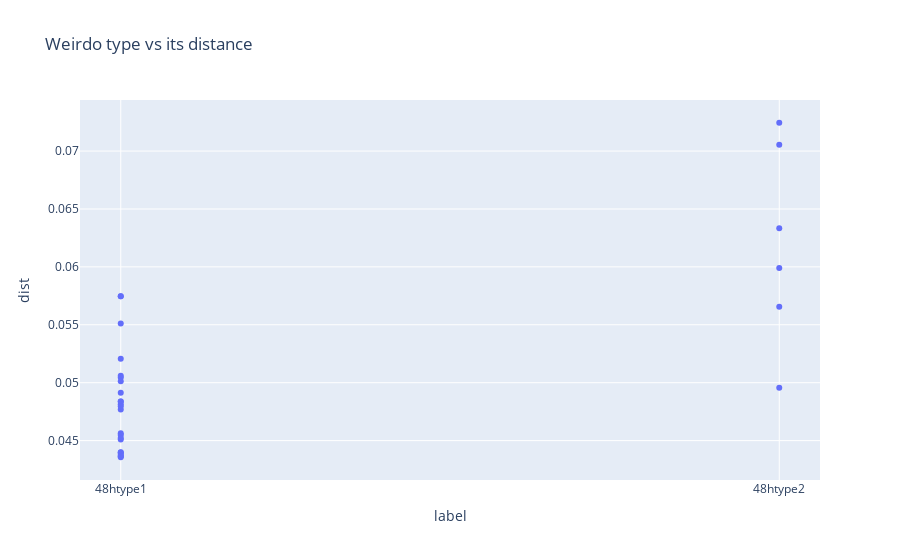

The code cell stored with this chart in its notebook:
### Markdown cell above
## all weirdos

### Code cell
dataframe = file_loc_important_cols.sort_values("toten [eV]", ascending=True).reset_index()
el = "Li"

col_atom_mapping_el_w_dist_label = f'top1_sorted_idxweirdo_dist_label_{el}'
col_top1_sorted_idxweirdo_coor_el = f"top1_sorted_idxweirdo_coor_{el}"

dist_weirdos_el_appendend = []
label_weirdos_el_appended = []
idx_appended = []
coor_weirdos_el_appended = []

for idx in range(dataframe["geometry"].size):
    atom_mapping_el_w_dist_label = dataframe.at[idx, col_atom_mapping_el_w_dist_label]
    coor_weirdos_el = dataframe.at[idx, col_top1_sorted_idxweirdo_coor_el].values()

    for i in atom_mapping_el_w_dist_label.values():
        dist = i[0]['dist']
        label = i[0]['label']

        dist_weirdos_el_appendend.append(dist)
        label_weirdos_el_appended.append(label)
        idx_appended.append(idx)
    
    for single_coor in coor_weirdos_el:
        coor_weirdos_el_appended.append(single_coor[0])

df = pd.DataFrame({'dist': dist_weirdos_el_appendend, 'label': label_weirdos_el_appended, 'idx_nr': idx_appended, 'coor': coor_weirdos_el_appended})

fig = px.scatter(df, 
                x = 'label', 
                y = 'dist',
                title = 'Weirdo type vs its distance',
                hover_data = ['dist', 'label', 'idx_nr', 'coor']
                )

fig.show(config={'scrollZoom': True})

### Figure 1 — Plotly figure (JSON) as saved in the notebook; plotly's stock layout.template omitted (floating-point values rounded to 4 significant figures)
{"data": [{"customdata": [[1, [0.1509, 0.2167, 0.9691]], [1, [0.6509, 0.7167, 0.9691]], [3, [0.02323, 0.7709, 0.1665]], [5, [0.0292, 0.3462, 0.713]], [5, [0.03268, 0.8443, 0.2159]], [9, [0.346, 0.5259, 0.2211]], [9, [0.8551, 0.5342, 0.7121]], [10, [0.973, 0.156, 0.223]], [16, [0.03337, 0.2261, 0.8714]], [17, [0.23, 0.1246, 0.9492]], [19, [0.9861, 0.3432, 0.2831]], [19, [0.3518, 0.2876, 0.9603]], [21, [0.3897, 0.04434, 0.7176]], [23, [0.654, 0.2648, 0.02875]], [23, [0.654, 0.02875, 0.2648]], [24, [0.5287, 0.7242, 0.8401]], [26, [0.03175, 0.7938, 0.1444]], [26, [0.1548, 0.7126, 0.4506]], [27, [0.06611, 0.1992, 0.8744]], [27, [0.6589, 0.7189, 0.9808]], [27, [0.7331, 0.1647, 0.4702]], [29, [0.7719, 0.5232, 0.6508]], [30, [0.05757, 0.3391, 0.698]], [30, [0.8532, 0.9776, 0.7871]], [30, [0.3054, 0.3729, 0.9429]], [32, [0.7694, 0.9692, 0.8774]], [35, [0.1649, 0.4717, 0.7284]], [40, [0.3338, 0.01916, 0.7261]], [40, [0.3338, 0.7737, 0.4807]]], "hovertemplate": "label=%{x}<br>dist=%{y}<br>idx_nr=%{customdata[0]}<br>coor=%{customdata[1]}<extra></extra>", "legendgroup": "", "marker": {"color": "#636efa", "symbol": "circle"}, "mode": "markers", "name": "", "orientation": "v", "showlegend": false, "type": "scatter", "x": ["48htype1", "48htype1", "48htype1", "48htype1", "48htype1", "48htype1", "48htype1", "48htype1", "48htype2", "48htype2", "48htype1", "48htype1", "48htype2", "48htype1", "48htype1", "48htype1", "48htype1", "48htype1", "48htype2", "48htype1", "48htype1", "48htype1", "48htype1", "48htype1", "48htype2", "48htype2", "48htype1", "48htype1", "48htype1"], "xaxis": "x", "y": [0.04838, 0.04838, 0.0451, 0.04397, 0.044, 0.04813, 0.05206, 0.04769, 0.07244, 0.06333, 0.04564, 0.05012, 0.04957, 0.05745, 0.05745, 0.04548, 0.05045, 0.04796, 0.05655, 0.04369, 0.04912, 0.05512, 0.04385, 0.05059, 0.05989, 0.07055, 0.04523, 0.04356, 0.04364], "yaxis": "y"}], "layout": {"legend": {"tracegroupgap": 0}, "title": {"text": "Weirdo type vs its distance"}, "xaxis": {"anchor": "y", "domain": [0, 1], "title": {"text": "label"}}, "yaxis": {"anchor": "x", "domain": [0, 1], "title": {"text": "dist"}}}}
